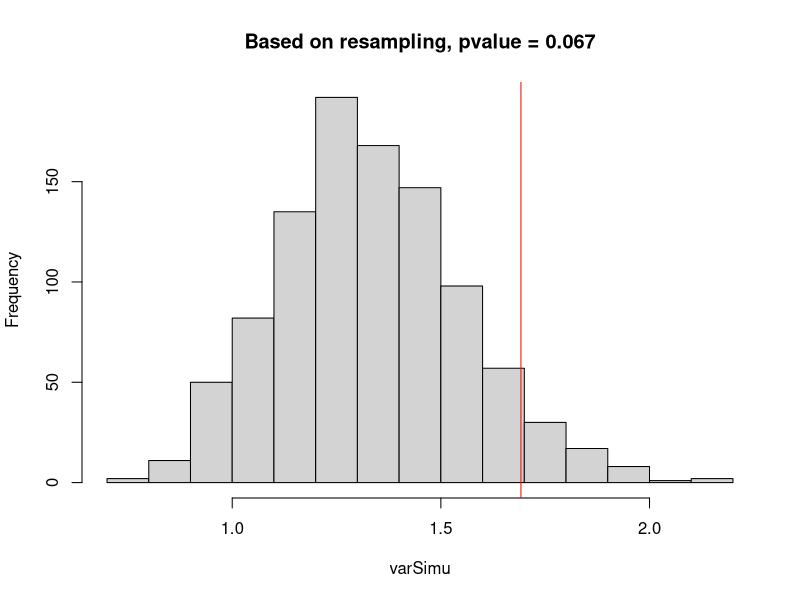

This figure's R source:
x <- 0:6
freq <- c(0,4,19,15,17,7,2)
x.mean <- sum(x*freq)/sum(freq)

x.var <- sum((x-x.mean)^2*freq)/sum(freq-1)


z.test <- (x.mean-2)/sqrt(x.var)

p.value <- 1-pnorm(0.94)


varSimu<-{}
N=1000
for (i in 1:N){
  sample = rbinom(64,6,1/3)
  #rbinom(n, size, prob)
  varSimu <- c(varSimu, var(sample))
}

p.value.Simu <- sum(varSimu>x.var)/N

hist(varSimu, main= paste("Based on resampling, pvalue =",round( p.value.Simu,3)))
abline( v=x.var, col ="red")

probs <- c( dbinom(0,6,1/3),
dbinom(1,6,1/3),
dbinom(2,6,1/3),
dbinom(3,6,1/3),
dbinom(4,6,1/3),
dbinom(5,6,1/3),
dbinom(6,6,1/3))
64*probs


